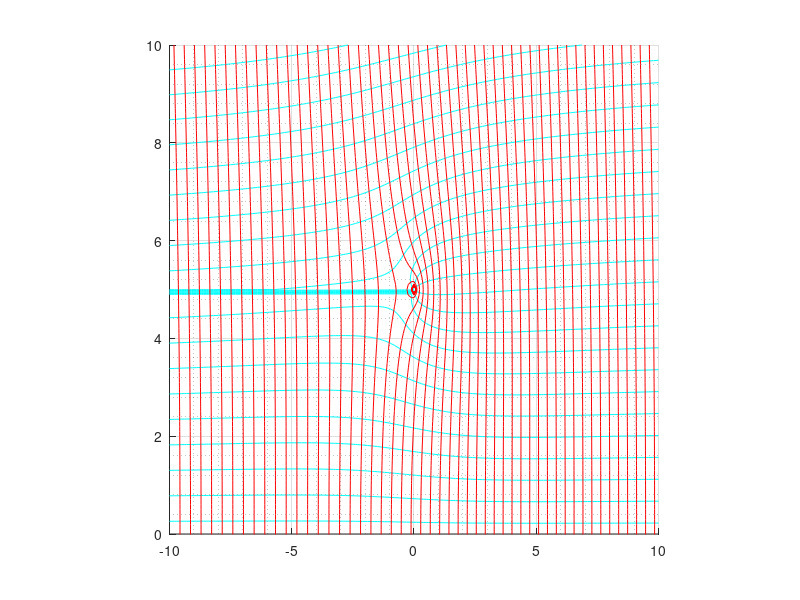

This figure's MATLAB source:
ix=10;
interval=100;
contours=50;
m=-3;
h=5;
U=10;
[x,y]=meshgrid(-ix:ix/interval:ix);
zo=1i*h;

z=x+1i*y;

Fz=U*z-(m*(log(z-zo)+log(z+zo))/2*pi);

hold all;
contour(x,y,imag(Fz),contours,'c');
contour(x,y,real(Fz),contours,'r');
grid on;
grid minor;
axis([-ix ix 0 ix])
pbaspect([1 1 1]);

